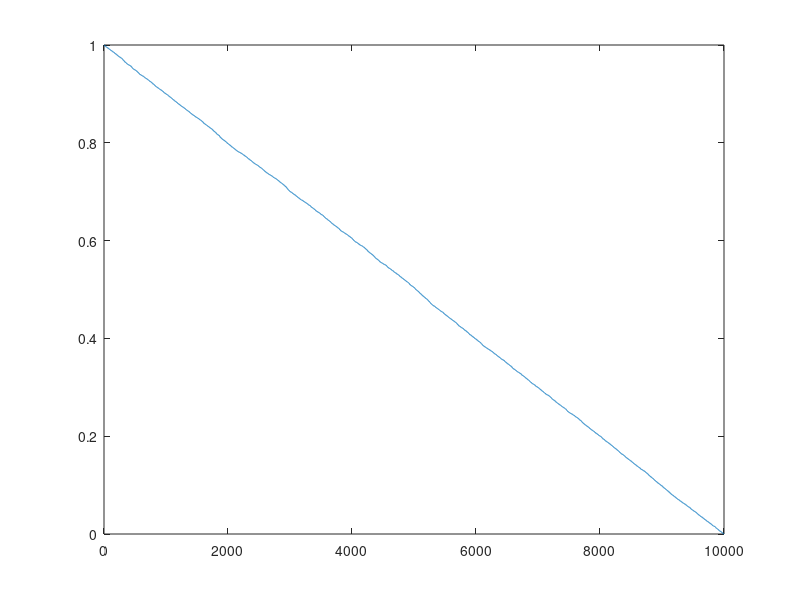

Write the MATLAB code that produced this figure. (Note: this script raises an error after producing the figure.)
%4a
load PS0_A.mat
b=A(:);
d=sort(b,'descend');
figure;
s=plot(d);
saveas(s,'descend.jpg','jpg');
%4b
figure;
h=histogram(A,20);
saveas(h,'histogram.jpg','jpg');
%4c
figure;
Z=A(51:100,1:50);
imshow(Z);
imwrite(Z, 'Z.jpg', 'jpg');
%4d
figure;
m=mean2(A);
W=A-m;
imshow(W);
imwrite(W, 'W.jpg','jpg');
%4e
figure;
o=zeros(100,100);
p=zeros(100,100);
r=find(A>m);
p(r)=255;
Y=cat(3,o,p,o);
imagesc(Y);
saveas(Y,'Y.jpg','jpg');
